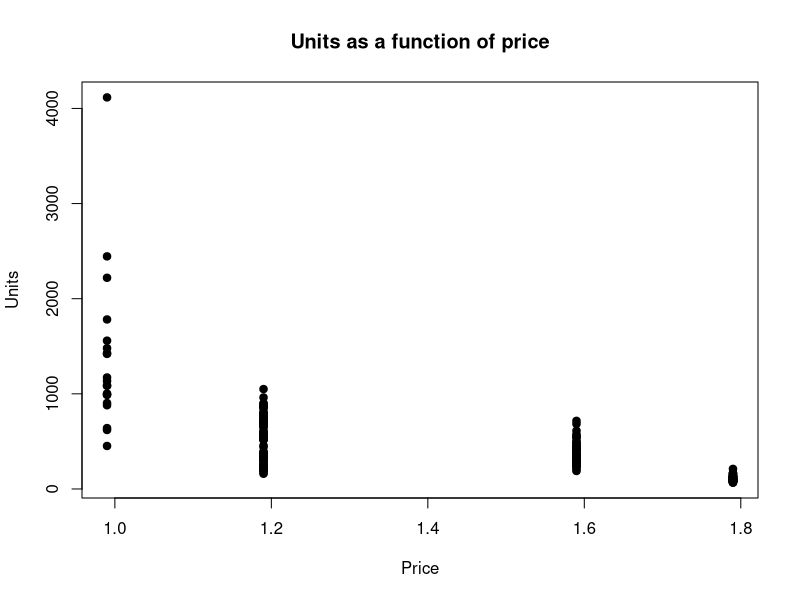
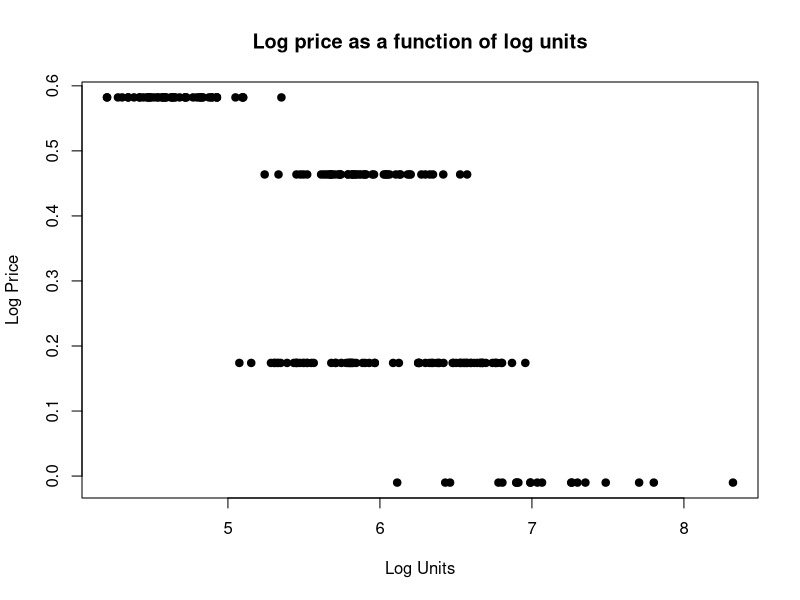

Recreate these plots in R, in order.
## ---- chunk 1
# We recommend including this entire code chunk at the top of all 
# your R Markdown files. 'include=FALSE' omits this code in the output
# but R still runs it.

# Load libraries needed for analysis
library(knitr)                 # Creating PDF output using Markdown
library(tidyverse)             # Data manipulation and graphing
library(readxl)                # To use read_excel()
library(psych)                 # To use corr.test() for correlation matrices
theme_set(theme_bw())          # Get rid of gray background in plots

# Set some defaults for the R Markdown document
opts_chunk$set(echo=TRUE,      # Print the code in all the chunks
               warning=FALSE,  # Don't print warning statements
               message=FALSE,  # Don't print other R output messages
               comment=NA)     # Helps produce prettier output
## ---- chunk 2
# Read in the data
df <- read_excel("small_salsa.xlsx")

# Create logged prices and quantities
df <- df %>% 
  mutate(ln_p = log(price),
         ln_q = log(units),
         Dholiday = factor(holiday),
         Dstore = factor(store),
         Dzone= factor(zone))

## ---- chunk 3
#plot price versus units
plot(df$price, df$units,main="Units as a function of price",xlab="Price",ylab="Units",pch=19)

plot(df$ln_q,df$ln_p,main="Log price as a function of log units",xlab="Log Units",ylab="Log Price",pch=19)
## ---- chunk 4
corr.test(df %>% select(price, pop, units, holiday))
## ---- chunk 5
reg1 <- lm(ln_q ~ ln_p + Dzone + Dholiday, data=df)
summary(reg1)
## ---- chunk 6
reg2 <- lm(ln_q ~ ln_p + Dholiday, data=df %>% filter(Dzone==1))
summary(reg2)
## ---- chunk 7
reg3 <- lm(ln_q ~ ln_p + Dholiday, data=df %>% filter(Dzone==2))
summary(reg3)
## ---- chunk 8
reg4 <- lm(ln_q ~ ln_p + pop, data=df %>% filter(Dzone==1))
summary(reg4)
